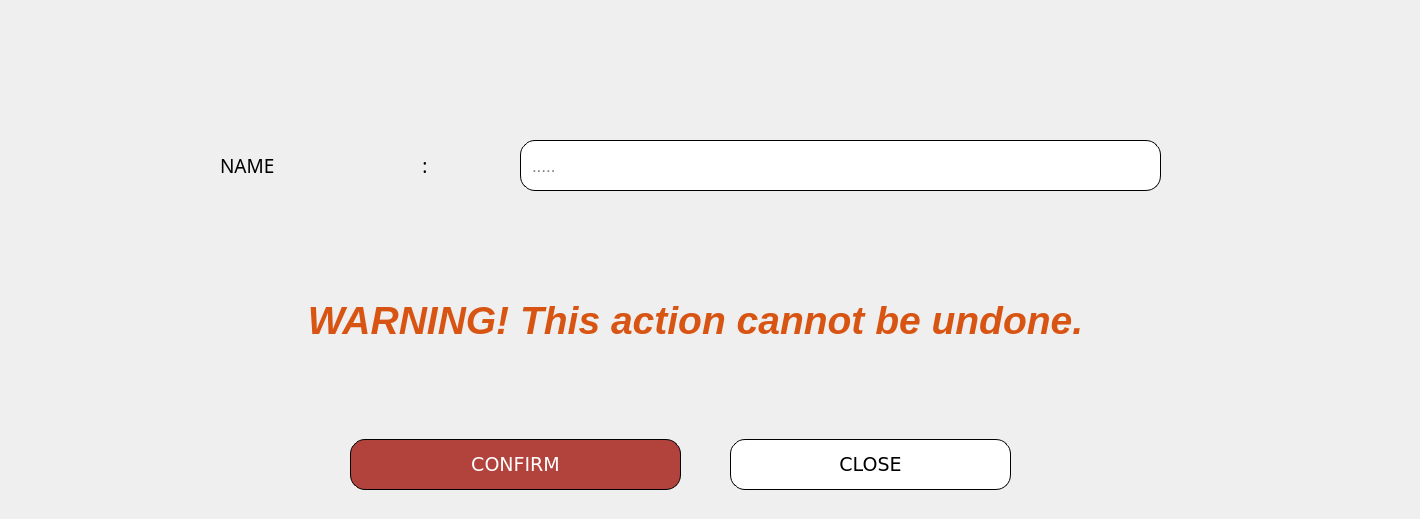
       <widget class="QWidget" name="DELETE_GUTTER">
        <widget class="QFrame" name="frame_111">
         <property name="geometry">
          <rect>
           <x>-10</x>
           <y>419</y>
           <width>1331</width>
           <height>91</height>
          </rect>
         </property>
         <property name="styleSheet">
          <string notr="true">    background-color: transparent;
</string>
         </property>
         <property name="frameShape">
          <enum>QFrame::StyledPanel</enum>
         </property>
         <property name="frameShadow">
          <enum>QFrame::Raised</enum>
         </property>
         <widget class="QPushButton" name="pushButton_Confirm_GUTTERdelete">
          <property name="geometry">
           <rect>
            <x>360</x>
            <y>20</y>
            <width>331</width>
            <height>51</height>
           </rect>
          </property>
          <property name="font">
           <font>
            <family>Verdana</family>
            <pointsize>14</pointsize>
           </font>
          </property>
          <property name="styleSheet">
           <string notr="true">QPushButton {
    background-color: #b2423c;
    color: white;
    border-radius: 15px;
    border: 1px solid #000000;
    padding: 9px;
    font-family: &quot;Verdana&quot;, sans-serif;
    text-align: center;
}

QPushButton:hover {
    background-color: rgba(178, 66, 60, 0.9); 
}</string>
          </property>
          <property name="text">
           <string>CONFIRM</string>
          </property>
         </widget>
         <widget class="QPushButton" name="pushButton_Close_GUTTERdelete">
          <property name="geometry">
           <rect>
            <x>740</x>
            <y>20</y>
            <width>281</width>
            <height>51</height>
           </rect>
          </property>
          <property name="font">
           <font>
            <family>Verdana</family>
            <pointsize>14</pointsize>
           </font>
          </property>
          <property name="styleSheet">
           <string notr="true">
/* Default Inactive Button */
QPushButton {
    background-color: #ffffff;
    color: black;
    border-radius: 15px;
border: 1px solid #000000; 
    padding: 9px;
font-family: &quot;Verdana&quot;, sans-serif; 
text-align: center;
}

/* Hover Effect on Inactive Buttons */
QPushButton:hover {
    background-color: #a6a6a6;
    color: white;
}

/* Active Button (Current Page) */
QPushButton#activeButton {
    background-color: #a6a6a6;
    color: white;
}
</string>
          </property>
          <property name="text">
           <string>CLOSE</string>
          </property>
         </widget>
        </widget>
        <widget class="QFrame" name="frame_deletegutter_13">
         <property name="geometry">
          <rect>
           <x>-10</x>
           <y>30</y>
           <width>1411</width>
           <height>391</height>
          </rect>
         </property>
         <property name="styleSheet">
          <string notr="true">    background-color: transparent;
</string>
         </property>
         <property name="frameShape">
          <enum>QFrame::StyledPanel</enum>
         </property>
         <property name="frameShadow">
          <enum>QFrame::Raised</enum>
         </property>
         <widget class="QLabel" name="label_664">
          <property name="geometry">
           <rect>
            <x>230</x>
            <y>110</y>
            <width>311</width>
            <height>51</height>
           </rect>
          </property>
          <property name="font">
           <font>
            <family>Poppins Medium</family>
            <pointsize>14</pointsize>
            <weight>50</weight>
            <bold>false</bold>
           </font>
          </property>
          <property name="styleSheet">
           <string notr="true">    background-color: transparent;
</string>
          </property>
          <property name="text">
           <string>NAME                              :</string>
          </property>
         </widget>
         <widget class="QLineEdit" name="lineEdit_51">
          <property name="geometry">
           <rect>
            <x>1030</x>
            <y>460</y>
            <width>371</width>
            <height>51</height>
           </rect>
          </property>
          <property name="styleSheet">
           <string notr="true">    background-color: #ffffff;
    color: black;
    border-radius: 15px;
border: 1px solid #000000; 
    padding: 9px;
font-family: &quot;Verdana&quot;, sans-serif; 
text-align: center;</string>
          </property>
          <property name="placeholderText">
           <string>.....</string>
          </property>
         </widget>
         <widget class="QLineEdit" name="lineEdit_DeleteGUTTER_Name">
          <property name="geometry">
           <rect>
            <x>530</x>
            <y>110</y>
            <width>641</width>
            <height>51</height>
           </rect>
          </property>
          <property name="font">
           <font>
            <pointsize>13</pointsize>
           </font>
          </property>
          <property name="styleSheet">
           <string notr="true">    background-color: #ffffff;
    color: black;
    border-radius: 15px;
border: 1px solid #000000; 
    padding: 9px;
</string>
          </property>
          <property name="placeholderText">
           <string>.....</string>
          </property>
         </widget>
         <widget class="QLabel" name="label_665">
          <property name="geometry">
           <rect>
            <x>0</x>
            <y>185</y>
            <width>1411</width>
            <height>211</height>
           </rect>
          </property>
          <property name="font">
           <font>
            <family>Arial</family>
            <pointsize>29</pointsize>
            <weight>75</weight>
            <italic>true</italic>
            <bold>true</bold>
           </font>
          </property>
          <property name="styleSheet">
           <string notr="true">    background-color: transparent;
color: #d75413;
</string>
          </property>
          <property name="text">
           <string>WARNING! This action cannot be undone.</string>
          </property>
          <property name="alignment">
           <set>Qt::AlignCenter</set>
          </property>
         </widget>
        </widget>
       </widget>
